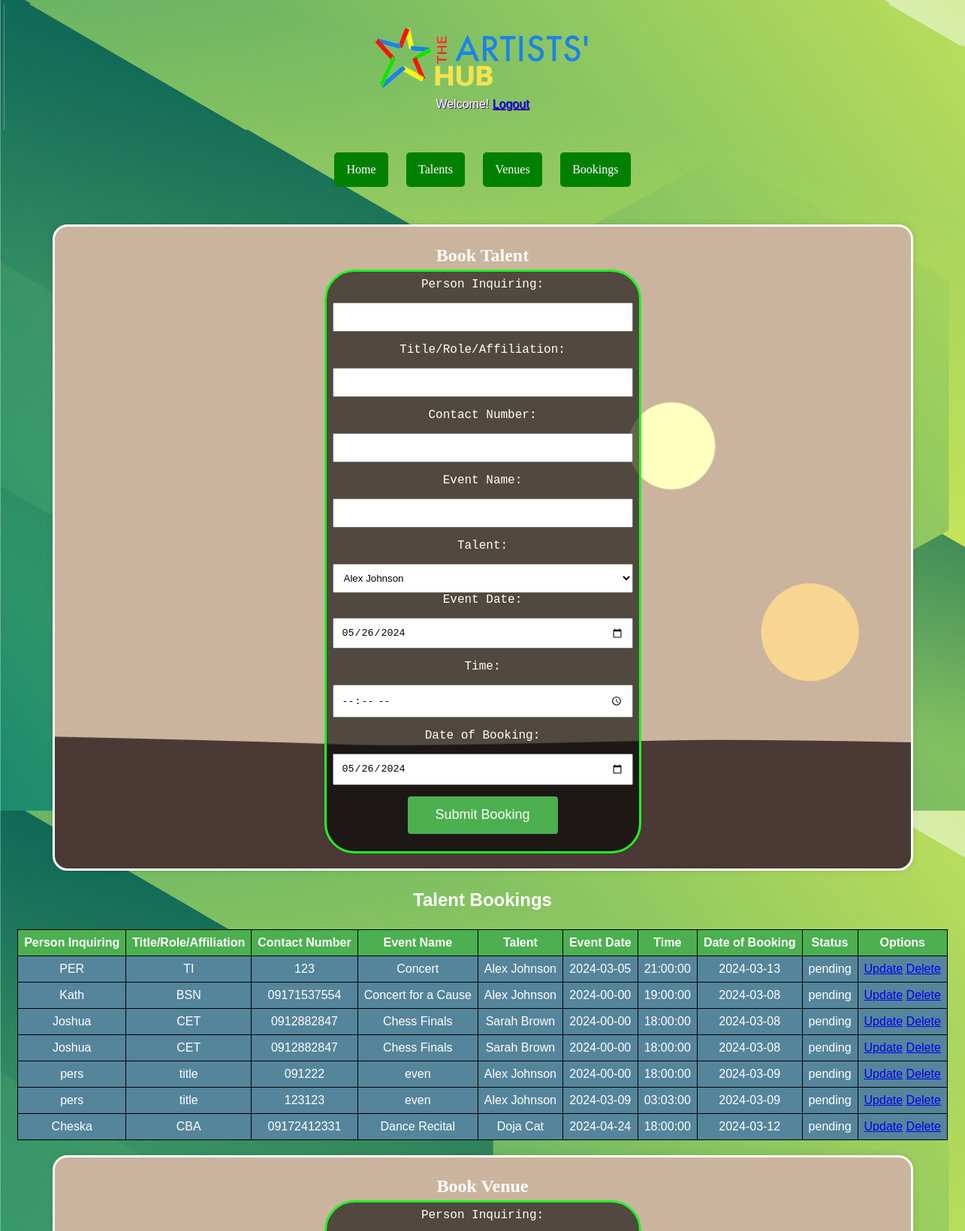
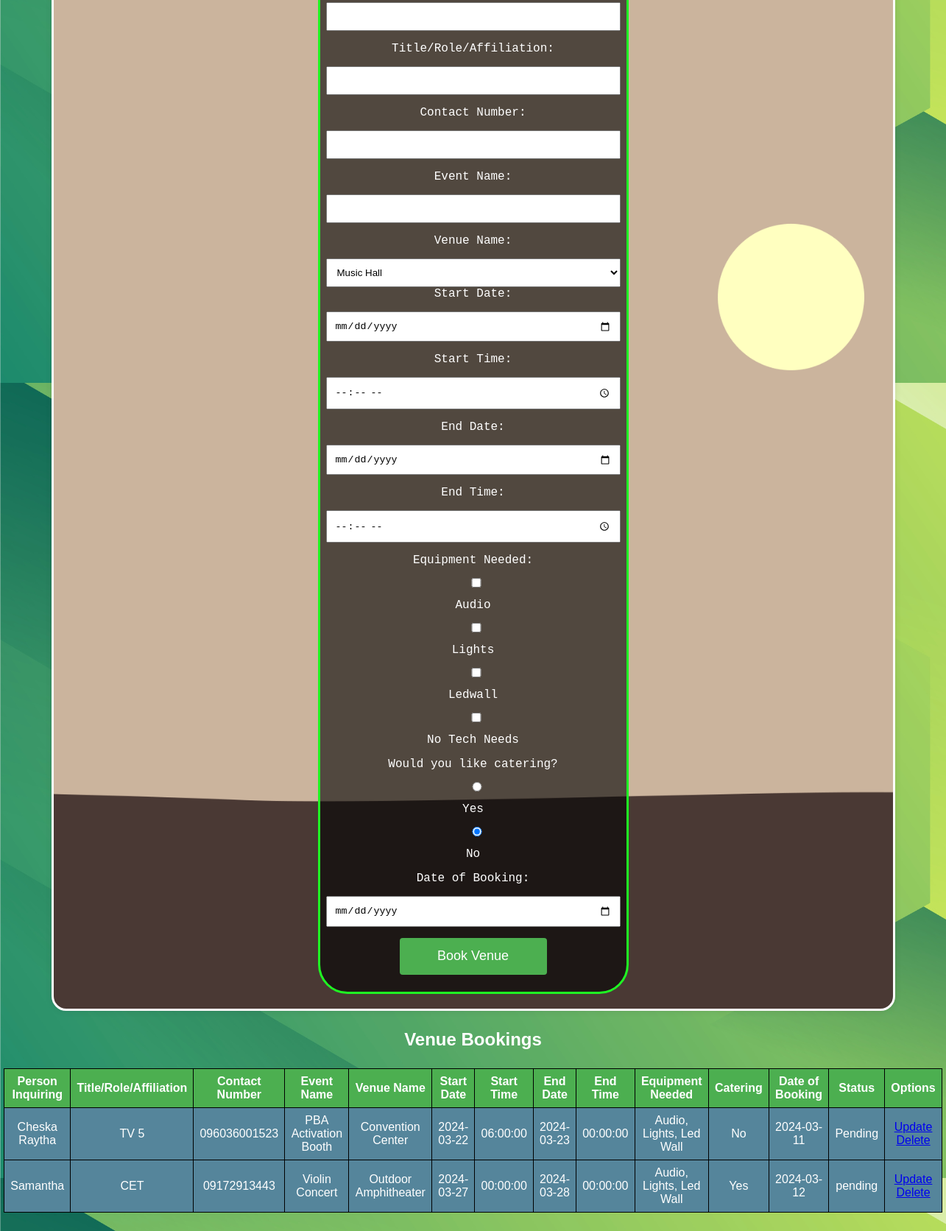
The page /bookings.php on the database its author committed (2 pictures, top to bottom).
### tables this page shows
CREATE TABLE `talents_bookings` (
  `booking_id` int(11) NOT NULL,
  `event_name` varchar(255) NOT NULL,
  `talent_id` int(11) NOT NULL,
  `date` date NOT NULL,
  `time` time NOT NULL,
  `status` varchar(20) NOT NULL,
  `person_inquiring` varchar(255) DEFAULT NULL,
  `title_role_affiliation` varchar(255) DEFAULT NULL,
  `contact_number` varchar(20) DEFAULT NULL,
  `date_of_booking` date DEFAULT NULL
);

CREATE TABLE `talents` (
  `talent_id` int(11) NOT NULL,
  `talent_name` varchar(255) NOT NULL,
  `talent_skill` varchar(100) NOT NULL,
  `talent_fee` decimal(10,2) NOT NULL
);

CREATE TABLE `venues_bookings` (
  `venue_booking_id` int(11) NOT NULL,
  `event_name` varchar(255) NOT NULL,
  `venue_name` varchar(255) NOT NULL,
  `start_date` date NOT NULL,
  `start_time` time NOT NULL,
  `end_date` date NOT NULL,
  `end_time` time NOT NULL,
  `equipment_needed` text DEFAULT NULL,
  `catering` enum('Yes','No') NOT NULL,
  `status` varchar(20) NOT NULL,
  `person_inquiring` varchar(255) DEFAULT NULL,
  `title_role_affiliation` varchar(255) DEFAULT NULL,
  `contact_number` varchar(20) DEFAULT NULL,
  `date_of_booking` date DEFAULT NULL
);

### database.php (called while the page is built, shortened)
<?php
$host = "localhost";
$username = "root";
$password = "";
$database = "artisthub";
$conn = new mysqli($host, $username, $password, $database);
function getVenueBookings() {
    global $conn;
    $sql = "SELECT * FROM venues_bookings LIMIT 10";
    $result = $conn->query($sql);
    if ($result) {
        $venueBookings = $result->fetch_all(MYSQLI_ASSOC);
        return $venueBookings;
    } else {
        echo "Error: " . $conn->error;
        return array();
    }
}
function getVenues() {
    global $conn;
    $venues = array();
    $sql = "SELECT * FROM venues";
    $result = $conn->query($sql);
    if ($result->num_rows > 0) {
        while ($row = $result->fetch_assoc()) {
            $venues[] = $row;
        }
    }
    return $venues;
}
function getTalentsDropdown() {
    global $conn;
    $talents = array();
    $sql = "SELECT talent_id, talent_name FROM talents";
    $result = $conn->query($sql);
    if ($result->num_rows > 0) {
        while ($row = $result->fetch_assoc()) {
            $talents[] = $row;
        }
    }
    return $talents;
}
function getBookings() {
    global $conn;
    $bookings = array();
    $sql = "SELECT * FROM talents_bookings";
    $result = $conn->query($sql);
    if ($result->num_rows > 0) {
        while ($row = $result->fetch_assoc()) {
            $bookings[] = $row;
        }
    }
    return $bookings;
}
function getTalentNameById($talentId) {
    global $conn;
    $sql = "SELECT talent_name FROM talents WHERE talent_id = ?";
    $stmt = $conn->prepare($sql);
    $stmt->bind_param("i", $talentId);
    $stmt->execute();
    $result = $stmt->get_result();
    $row = $result->fetch_assoc();
    $talentName = $row['talent_name'];
    return $talentName;
}
?>

### bookings.php (the view, shortened to what this page needs)
<?php
include_once 'database.php';
$venueBookings = getVenueBookings();
$talentsDropdown = getTalentsDropdown();
?>
<!DOCTYPE html>
<html lang="en">
<head>
    <link rel="stylesheet" href="style.css">
</head>
<body>
    <div class="header">
    <img src="logo.png" alt="Artist Hub Logo">
        <p>Welcome! <a href="logout.php">Logout</a></p>
    </div>
    <header>
        <nav>
            <a href="index.php">Home</a>
            <a href="talents.php">Talents</a>
            <a href="venues.php">Venues</a>
            <a href="bookings.php">Bookings</a>
        </nav>
    </header>
    <div class="container">
    <h2>Book Talent</h2>
    <form method="post" action="<?php echo htmlspecialchars($_SERVER["PHP_SELF"]); ?>">
        <label for="personInquiring">Person Inquiring:</label>
        <input type="text" id="personInquiring" name="personInquiring" required>
        <label for="titleRoleAffiliation">Title/Role/Affiliation:</label>
        <input type="text" id="titleRoleAffiliation" name="titleRoleAffiliation" required>
        <label for="contactNumber">Contact Number:</label>
        <input type="tel" id="contactNumber" name="contactNumber" required>
        <label for="eventName">Event Name:</label>
        <input type="text" id="eventName" name="eventName" required>
        <label for="talentId">Talent:</label>
        <select id="talentId" name="talentId" required>
            <?php foreach ($talentsDropdown as $talent): ?>
                <option value="<?php echo $talent['talent_id']; ?>"><?php echo $talent['talent_name']; ?></option>
            <?php endforeach; ?>
        </select>
        <label for="date">Event Date:</label>
        <input type="date" id="date" name="date" required value="<?php echo date('Y-m-d'); ?>">
        <label for="time">Time:</label>
        <input type="time" id="time" name="time" required>
        <label for="dateOfBooking">Date of Booking:</label>
        <input type="date" id="dateOfBooking" name="dateOfBooking" required value="<?php echo date('Y-m-d'); ?>">
        <button type="submit" name="submitBooking">Submit Booking</button>
    </form>
</div>
    <section>
        <h2>Talent Bookings</h2>
        <table>
            <thead>
                <tr>
                    <th>Person Inquiring</th>
                    <th>Title/Role/Affiliation</th>
                    <th>Contact Number</th>
                    <th>Event Name</th>
                    <th>Talent</th>
                    <th>Event Date</th>
                    <th>Time</th>
                    <th>Date of Booking</th>
                    <th>Status</th>
                    <th>Options</th>
                </tr>
            </thead>
            <tbody>
                <?php $bookings = getBookings(); ?>
                <?php foreach ($bookings as $booking): ?>
                    <tr>
                        <td><?php echo $booking['person_inquiring']; ?></td>
                        <td><?php echo $booking['title_role_affiliation']; ?></td>
                        <td><?php echo $booking['contact_number']; ?></td>
                        <td><?php echo $booking['event_name']; ?></td>
                        <td><?php echo getTalentNameById($booking['talent_id']); ?></td>
                        <td><?php echo $booking['date']; ?></td>
                        <td><?php echo $booking['time']; ?></td>
                        <td><?php echo $booking['date_of_booking']; ?></td>
                        <td><?php echo $booking['status']; ?></td>
                        <td>
                        <a href="update_talent_booking.php?bookingId=<?php echo $booking['booking_id']; ?>">Update</a>
                        <a href="delete_talent_booking.php?bookingId=<?php echo $booking['booking_id']; ?>" onclick="return confirm('Are you sure you want to delete this booking?')">Delete</a>
                        </td>
                    </tr>
                <?php endforeach; ?>
            </tbody>
        </table>
    </section>
    <div class="container">
        <h2>Book Venue</h2>
        <form method="post" action="<?php echo htmlspecialchars($_SERVER["PHP_SELF"]); ?>">
            <label for="personInquiring">Person Inquiring:</label>
            <input type="text" id="personInquiring" name="personInquiring" required>
            <label for="titleRoleAffiliation">Title/Role/Affiliation:</label>
            <input type="text" id="titleRoleAffiliation" name="titleRoleAffiliation" required>
            <label for="contactNumber">Contact Number:</label>
            <input type="tel" id="contactNumber" name="contactNumber" required>
            <label for="eventName">Event Name:</label>
            <input type="text" id="eventName" name="eventName" required>
            <label for="venueName">Venue Name:</label>
            <select id="venueName" name="venueName" required>
                <?php
                $venues = getVenues();
                foreach ($venues as $venue) {
                    echo "<option value='{$venue['venue_name']}'>{$venue['venue_name']}</option>";
                }
                ?>
            </select>
            <label for="startDate">Start Date:</label>
            <input type="date" id="startDate" name="startDate" required>
            <label for="startTime">Start Time:</label>
            <input type="time" id="startTime" name="startTime" required>
            <label for="endDate">End Date:</label>
            <input type="date" id="endDate" name="endDate" required>
            <label for="endTime">End Time:</label>
            <input type="time" id="endTime" name="endTime" required>
            <label for="equipmentNeeded">Equipment Needed:</label>
            <div>
            <input type="checkbox" id="audio" name="equipmentNeeded[]" value="Audio">
            <label for="audio">Audio</label>
            <input type="checkbox" id="lights" name="equipmentNeeded[]" value="Lights">
            <label for="lights">Lights</label>
            <input type="checkbox" id="ledWall" name="equipmentNeeded[]" value="Led Wall">
            <label for="ledWall">Ledwall</label>
            <input type="checkbox" id="NoNeed" name="equipmentNeeded[]" value="No Need">
            <label for="NoNeed">No Tech Needs</label>
            </div>
            <label>Would you like catering?</label>
            <div>
                <input type="radio" id="cateringYes" name="catering" value="Yes">
                <label for="cateringYes">Yes</label>
                <input type="radio" id="cateringNo" name="catering" value="No" checked>
                <label for="cateringNo">No</label>
            </div>
            <label for="dateOfBooking">Date of Booking:</label>
            <input type="date" id="dateOfBooking" name="dateOfBooking" required>
            <button type="submit" name="bookVenue">Book Venue</button>
        </form>
    </div>
        <h2>Venue Bookings</h2>
        <table>
            <thead>
                <tr>
                    <th>Person Inquiring</th>
                    <th>Title/Role/Affiliation</th>
                    <th>Contact Number</th>
                    <th>Event Name</th>
                    <th>Venue Name</th>
                    <th>Start Date</th>
                    <th>Start Time</th>
                    <th>End Date</th>
                    <th>End Time</th>
                    <th>Equipment Needed</th>
                    <th>Catering</th>
                    <th>Date of Booking</th>
                    <th>Status</th>
                    <th>Options</th>
                </tr>
            </thead>
            <tbody>
                <?php foreach ($venueBookings as $booking): ?>
                    <tr>
                        <td><?php echo $booking['person_inquiring']; ?></td>
                        <td><?php echo $booking['title_role_affiliation']; ?></td>
                        <td><?php echo $booking['contact_number']; ?></td>
                        <td><?php echo $booking['event_name']; ?></td>
                        <td><?php echo $booking['venue_name']; ?></td>
                        <td><?php echo $booking['start_date']; ?></td>
                        <td><?php echo $booking['start_time']; ?></td>
                        <td><?php echo $booking['end_date']; ?></td>
                        <td><?php echo $booking['end_time']; ?></td>
                        <td><?php echo $booking['equipment_needed']; ?></td>
                        <td><?php echo $booking['catering']; ?></td>
                        <td><?php echo $booking['date_of_booking']; ?></td>
                        <td><?php echo $booking['status']; ?></td>
                        <td>
                        <a href="update_venue_booking.php?bookingId=<?php echo $booking['venue_booking_id']; ?>">Update</a>
                        <a href="delete_venue_booking.php?bookingId=<?php echo $booking['venue_booking_id']; ?>" onclick="return confirm('Are you sure you want to delete this booking?')">Delete</a>
                        </td>
                    </tr>
                <?php endforeach; ?>
            </tbody>
        </table>
</body>
</html>

### style.css (style rules this page uses)
body, h1, h2, p, form { margin: 0; padding: 5px; color: rgb(255, 255, 255); text-align: center; }
body { background: linear-gradient(to bottom, #006400, #14c91a); font-family: Arial, sans-serif; font-size: 16px; color: white; background-image: url("sage.png"); }
.header { background-color: #14c91a; padding: 20px; color: white; text-shadow: 1px 1px indigo; text-align: center; background-image: url("sage.png"); }
.header img { display: block; margin: 0 auto; height: 100px; }
.container { max-width: 1100px; margin: 20px auto; padding: 20px; border-radius: 20px; box-shadow: 0 0 10px rgba(0, 0, 0, 0.1); border-style: solid; color: rgb(253, 253, 253); font-family: Georgia; background-image: url("er.png"); background-size: cover; background-repeat: no-repeat; background-position: center; }
form { max-width: 400px; margin: 0 auto; font-family: Courier; font-size: 100%; padding: 8px; color: rgb(31, 247, 35); border-radius: 40px; border-style: solid; background: rgba(0, 0, 0, 0.6); }
label, input, button { display: block; margin-bottom: 15px; color: rgb(255, 255, 255); }
button, select { padding: 10px; width: 100%; box-sizing: border-box; }
input,select { color: rgb(0, 0, 0); padding: 10px; width: 100%; box-sizing: border-box; }
button { background-color: #4CAF50; color: white; border: none; padding: 12px 20px; text-align: center; text-decoration: none; display: inline-block; font-size: 18px; border-radius: 4px; cursor: pointer; width: 200px; height: 50px; }
table { width: auto; max-width: 100%; border-collapse: collapse; margin: 20px auto; text-align: center; }
th, td { border: 1px solid #000000; padding: 8px; text-align: left; text-align: center; }
th { background-color: #4CAF50; color: rgb(255, 255, 255); text-align: center; }
td { background-color: #55859b; color: rgb(255, 255, 255); }
nav { text-align: center; margin-bottom: 20px; padding-top: 30px; padding-bottom: 30px; }
nav a { color: white; text-decoration: none; padding: 14px 16px; display: inline-block; margin: 0 10px; border-radius: 5px; background-color: #008000; font-family: Verdana; }

### rows shown on the page
talents_bookings: person_inquiring "PER", title_role_affiliation "TI", contact_number "123", event_name "Concert", talent.talent_name "Alex Johnson", date "2024-03-05", time "21:00:00", date_of_booking "2024-03-13", status "pending"
talents_bookings: person_inquiring "Kath", title_role_affiliation "BSN", contact_number "09171537554", event_name "Concert for a Cause", talent.talent_name "Alex Johnson", date "2024-00-00", time "19:00:00", date_of_booking "2024-03-08", status "pending"
talents_bookings: person_inquiring "Joshua", title_role_affiliation "CET", contact_number "0912882847", event_name "Chess Finals", talent.talent_name "Sarah Brown", date "2024-00-00", time "18:00:00", date_of_booking "2024-03-08", status "pending"
talents_bookings: person_inquiring "Joshua", title_role_affiliation "CET", contact_number "0912882847", event_name "Chess Finals", talent.talent_name "Sarah Brown", date "2024-00-00", time "18:00:00", date_of_booking "2024-03-08", status "pending"
talents_bookings: person_inquiring "pers", title_role_affiliation "title", contact_number "091222", event_name "even", talent.talent_name "Alex Johnson", date "2024-00-00", time "18:00:00", date_of_booking "2024-03-09", status "pending"
talents_bookings: person_inquiring "pers", title_role_affiliation "title", contact_number "123123", event_name "even", talent.talent_name "Alex Johnson", date "2024-03-09", time "03:03:00", date_of_booking "2024-03-09", status "pending"
talents_bookings: person_inquiring "Cheska", title_role_affiliation "CBA", contact_number "09172412331", event_name "Dance Recital", talent.talent_name "Doja Cat", date "2024-04-24", time "18:00:00", date_of_booking "2024-03-12", status "pending"
venues_bookings: person_inquiring "Cheska Raytha", title_role_affiliation "TV 5", contact_number "096036001523", event_name "PBA Activation Booth", venue_name "Convention Center", start_date "2024-03-22", start_time "06:00:00", end_date "2024-03-23", end_time "00:00:00", equipment_needed "Audio, Lights, Led Wall", catering "No", date_of_booking "2024-03-11", status "Pending"
venues_bookings: person_inquiring "Samantha", title_role_affiliation "CET", contact_number "09172913443", event_name "Violin Concert", venue_name "Outdoor Amphitheater", start_date "2024-03-27", start_time "00:00:00", end_date "2024-03-28", end_time "00:00:00", equipment_needed "Audio, Lights, Led Wall", catering "Yes", date_of_booking "2024-03-12", status "pending"

### other values the page prints
form field talentId "Alex Johnson"
form field venueName "Music Hall"
